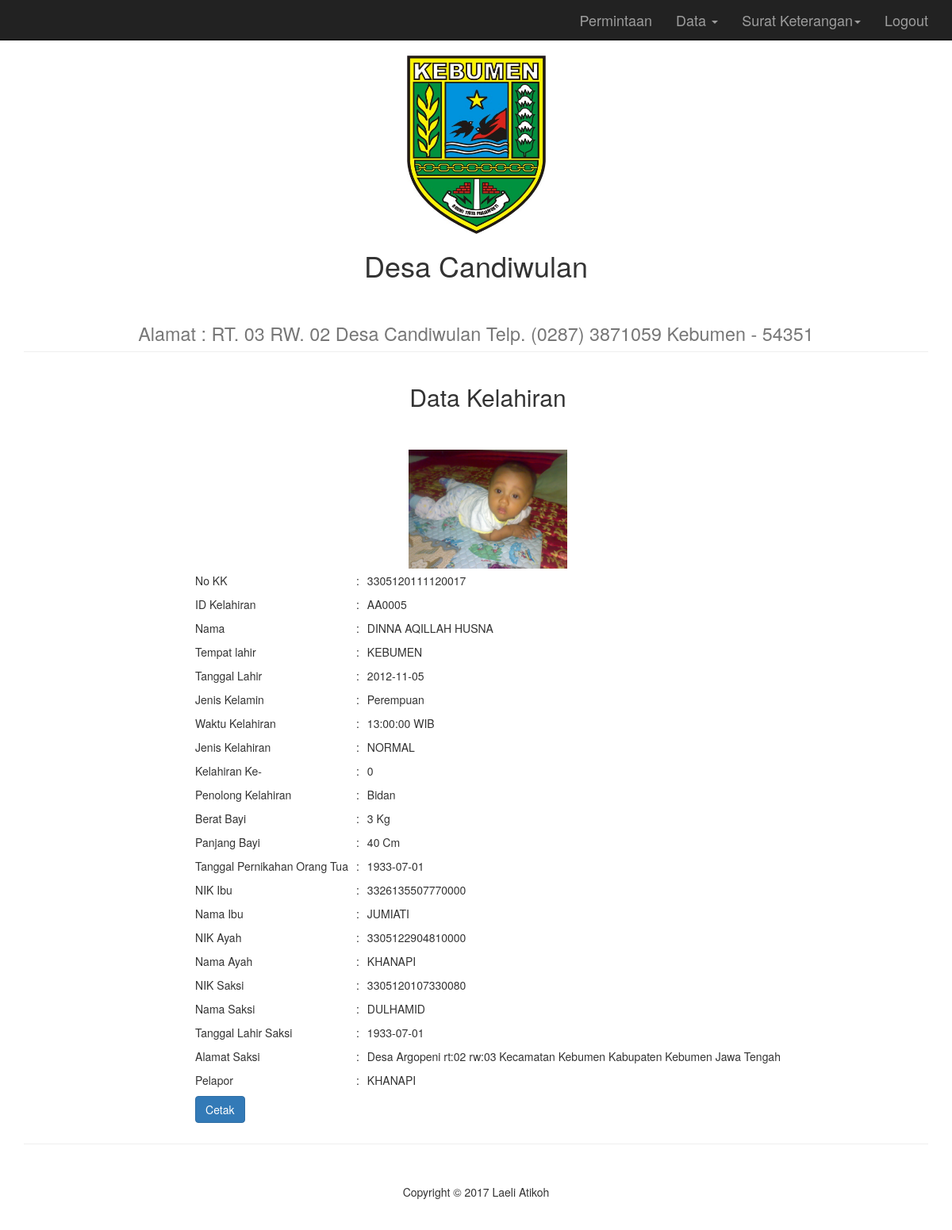
Page /user.php?container=lihat_datapenduduk_kelahiran&id_kelahiran=AA0005 (signed in) on the committed database.
### tables this page shows
CREATE TABLE IF NOT EXISTS `data_penduduk` (
  `no_kk` varchar(100) NOT NULL,
  `nik` varchar(100) NOT NULL,
  `nama_lgkp` varchar(200) NOT NULL,
  `alamat` varchar(50) NOT NULL,
  `rt` int(5) NOT NULL,
  `rw` int(5) NOT NULL,
  `shdk` varchar(50) NOT NULL,
  `tmpt_lhr` varchar(200) NOT NULL,
  `tgl_lhr` date NOT NULL,
  `jk` varchar(50) NOT NULL,
  `gol_darah` varchar(10) NOT NULL,
  `status_kwn` varchar(100) NOT NULL,
  `no_akta_lhr` varchar(100) NOT NULL,
  `no_akta_kwn` varchar(100) NOT NULL,
  `nik_ibu` varchar(100) NOT NULL,
  `nama_lgkp_ibu` varchar(200) NOT NULL,
  `nik_ayah` varchar(100) NOT NULL,
  `nama_lgkp_ayah` varchar(200) NOT NULL,
  `agama` varchar(100) NOT NULL,
  `pendidikan` varchar(100) NOT NULL,
  `pekerjaan` varchar(100) NOT NULL,
  `foto` varchar(500) NOT NULL,
  `no_id` varchar(12) NOT NULL,
  PRIMARY KEY (`nik`)
);

CREATE TABLE IF NOT EXISTS `kelahiran` (
  `id_kelahiran` varchar(65) NOT NULL,
  `pukul` time NOT NULL,
  `jenis_kelahiran` varchar(30) NOT NULL,
  `kelahiran_ke` int(10) NOT NULL,
  `penolong_kelahiran` varchar(30) NOT NULL,
  `berat_bayi` int(10) NOT NULL,
  `panjang_bayi` int(10) NOT NULL,
  `pelapor` varchar(200) NOT NULL,
  `nik_saksi` varchar(100) NOT NULL,
  `nama_saksi` varchar(250) NOT NULL,
  `tgl_lhr_saksi` date NOT NULL,
  `alamat_saksi` varchar(250) NOT NULL,
  `tanggal_pernikahan` date NOT NULL
);

### lihat_datapenduduk_kelahiran.php (the view, shortened to what this page needs)
<?php
                          $no_id = $_GET['id_kelahiran'];
                          $query = mysql_query("select * from kelahiran where id_kelahiran ='$no_id'");
                          $query1 = mysql_query("select * from data_penduduk where no_id ='$no_id'");
                          $tampilData = mysql_fetch_array($query);
                          $tampilData1 = mysql_fetch_array($query1);
                        ?>
<div class="container">
<h2 align="center">Data Kelahiran</h2>
<br><br>
  <center>
  <img src="<?php echo $tampilData1['foto']; ?>" height="150" />
  <br>
  <center>
  <table border="0">
  <tr><td>No KK</td><td>:</td><td><?php echo $tampilData1['no_kk']; ?></td></tr>
  <tr><td>ID Kelahiran</td><td>:</td><td><?php echo $tampilData['id_kelahiran']; ?></td></tr>
  <tr><td>Nama</td><td>:</td><td><?php echo $tampilData1['nama_lgkp']; ?></td></tr>
  <tr><td>Tempat lahir</td><td>:</td><td><?php echo $tampilData1['tmpt_lhr']; ?></td></tr>
  <tr><td>Tanggal Lahir</td><td>:</td><td><?php echo $tampilData1['tgl_lhr'];?></td></tr>
  <tr><td>Jenis Kelamin</td><td>:</td><td><?php echo $tampilData1['jk'];?></td></tr>
  <tr><td>Waktu Kelahiran</td><td>:</td><td><?php echo $tampilData['pukul'];?> WIB</td></tr>
  <tr><td>Jenis Kelahiran</td><td>:</td><td><?php echo $tampilData['jenis_kelahiran'];?></td></tr>
  <tr><td>Kelahiran Ke-</td><td>:</td><td><?php echo $tampilData['kelahiran_ke'];?></td></tr>
  <tr><td>Penolong Kelahiran</td><td>:</td><td><?php echo $tampilData['penolong_kelahiran'];?></td></tr>
  <tr><td>Berat Bayi</td><td>:</td><td><?php echo $tampilData['berat_bayi'];?> Kg</td></tr>
  <tr><td>Panjang Bayi</td><td>:</td><td><?php echo $tampilData['panjang_bayi'];?> Cm</td></tr>
  <tr><td>Tanggal Pernikahan Orang Tua</td><td>:</td><td><?php echo $tampilData['tanggal_pernikahan'];?></td></tr>
  <tr><td>NIK Ibu</td><td>:</td><td><?php echo $tampilData1['nik_ibu'];?></td></tr>
  <tr><td>Nama Ibu</td><td>:</td><td><?php echo $tampilData1['nama_lgkp_ibu'];?></td></tr>
  <tr><td>NIK Ayah</td><td>:</td><td><?php echo $tampilData1['nik_ayah'];?></td></tr>
  <tr><td>Nama Ayah</td><td>:</td><td><?php echo $tampilData1['nama_lgkp_ayah'];?></td></tr>
  <tr><td>NIK Saksi</td><td>:</td><td><?php echo $tampilData['nik_saksi'];?></td></tr>
  <tr><td>Nama Saksi</td><td>:</td><td><?php echo $tampilData['nama_saksi'];?></td></tr>
  <tr><td>Tanggal Lahir Saksi</td><td>:</td><td><?php echo $tampilData['tgl_lhr_saksi'];?></td></tr>
  <tr><td>Alamat Saksi</td><td>:</td><td><?php echo $tampilData['alamat_saksi'];?></td></tr>
  <tr><td>Pelapor</td><td>:</td><td><?php echo $tampilData['pelapor'];?></td></tr>
  <tr><td colspan="3">
          <a href="laporan_kelahiran.php?no_id=<?php echo $no_id; ?>" class="btn btn-primary" target="_blank">Cetak</a></td></tr>
  </table></center>
</div>

### css/modern-business.css (style rules this page uses)
html, body { height: 100%; }
body { padding-top: 50px; }

### lihat_datapenduduk_kelahiran.php (style rules this page uses)
th, td { padding: 5px; }

### rows in the picture
data_penduduk: foto (picture), no_kk "3305120111120017", nama_lgkp "DINNA AQILLAH HUSNA", tmpt_lhr "KEBUMEN", tgl_lhr "2012-11-05", jk "Perempuan", nik_ibu "3326135507770000", nama_lgkp_ibu "JUMIATI", nik_ayah "3305122904810000", nama_lgkp_ayah "KHANAPI"
kelahiran: id_kelahiran "AA0005", pukul "13:00:00", jenis_kelahiran "NORMAL", kelahiran_ke "0", penolong_kelahiran "Bidan", berat_bayi "3", panjang_bayi "40", tanggal_pernikahan "1933-07-01", nik_saksi "3305120107330080", nama_saksi "DULHAMID", tgl_lhr_saksi "1933-07-01", alamat_saksi "Desa Argopeni rt:02 rw:03 Kecamatan Kebumen Kabupaten Kebumen Jawa Tengah", pelapor "KHANAPI"
